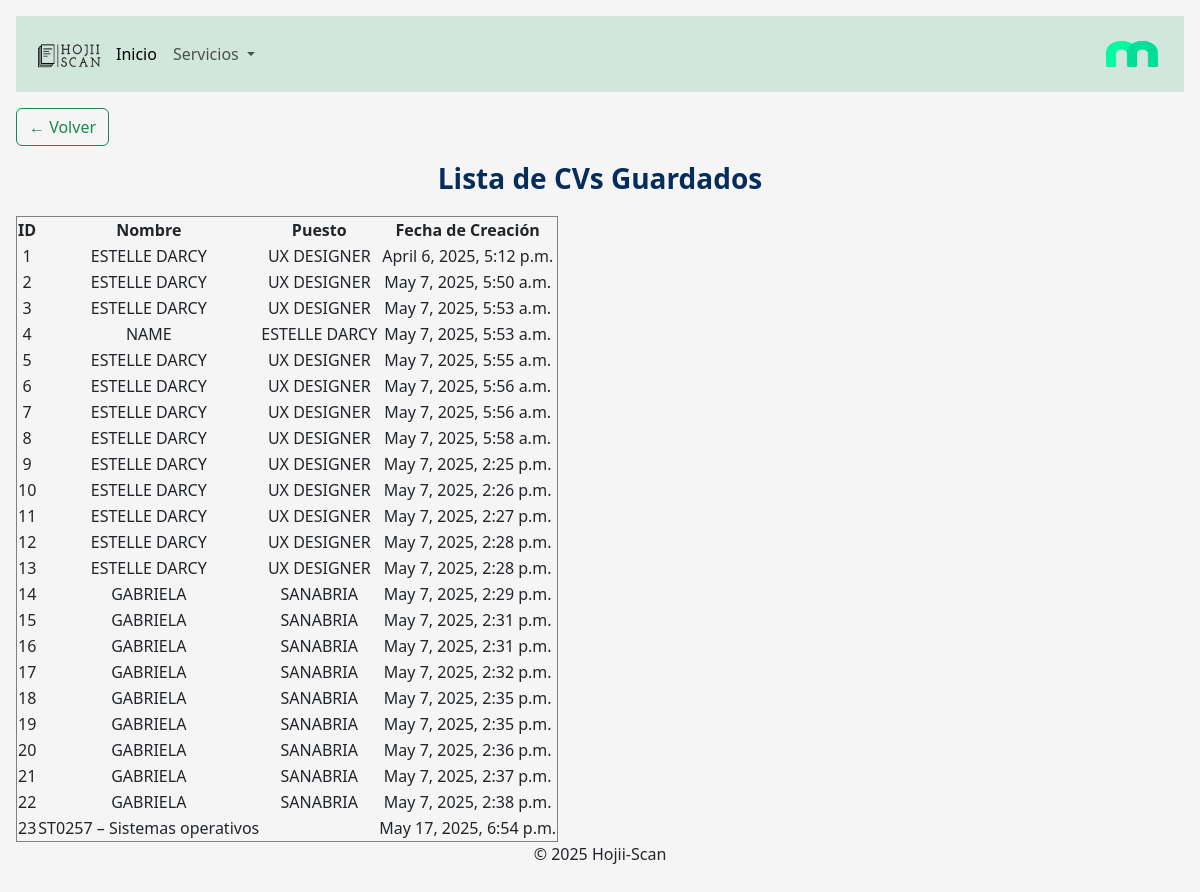
The app's page /upload/resumes/, older data.
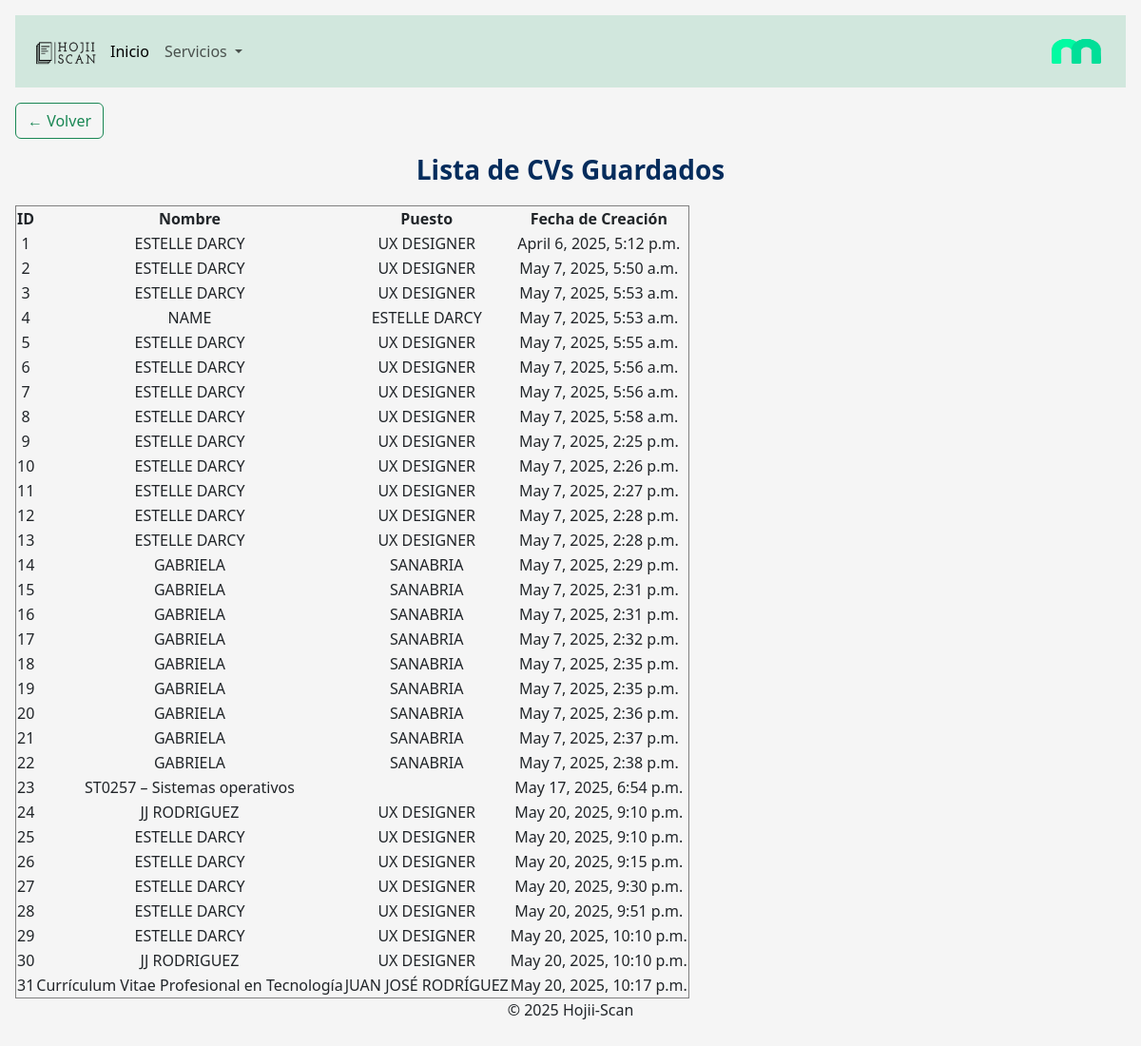
The same page, newer data.
### upload/models.py (models this page shows, shortened)
class UploadedResume(models.Model):
    name = models.CharField(max_length=255, blank=True, null=True)
    job_title = models.CharField(max_length=255, blank=True, null=True)
    contact = models.TextField(blank=True, null=True)
    summary = models.TextField(blank=True, null=True)
    professional_experience = models.TextField(blank=True, null=True)
    education = models.JSONField(blank=True, null=True, default=list)
    achievements = models.TextField(blank=True, null=True)
    expertise = models.TextField(blank=True, null=True)
    additional_info = models.TextField(blank=True, null=True)
    created_at = models.DateTimeField(default=now, editable=False)

### upload/views.py (the view)
# urls.py: path("resumes/", resume_list, name="resume_list"),
def resume_list(request):
    resumes = UploadedResume.objects.all()
    return render(request, "resume_list.html", {"resumes": resumes})

### upload/templates/resume_list.html (shortened to what this page needs)
{% extends 'base.html' %}
{% block content %}
<h2>Lista de CVs Guardados</h2>
<table border="1">
    <tr>
        <th>ID</th>
        <th>Nombre</th>
        <th>Puesto</th>
        <th>Fecha de Creación</th>
    </tr>
    {% for resume in resumes %}
    <tr>
        <td>{{ resume.id }}</td>
        <td>{{ resume.name }}</td>
        <td>{{ resume.job_title }}</td>
        <td>{{ resume.created_at }}</td>
    </tr>
    {% empty %}
    <tr>
        <td colspan="3">No hay CVs guardados</td>
    </tr>
    {% endfor %}
</table>
{% endblock %}

Row changes from the older to the newer data that the page shows:
added UploadedResume: id "24", name "JJ RODRIGUEZ", job_title "UX DESIGNER", created_at "May 20, 2025, 9:10 p.m."
added UploadedResume: id "25", name "ESTELLE DARCY", job_title "UX DESIGNER", created_at "May 20, 2025, 9:10 p.m."
added UploadedResume: id "26", name "ESTELLE DARCY", job_title "UX DESIGNER", created_at "May 20, 2025, 9:15 p.m."
added UploadedResume: id "27", name "ESTELLE DARCY", job_title "UX DESIGNER", created_at "May 20, 2025, 9:30 p.m."
added UploadedResume: id "28", name "ESTELLE DARCY", job_title "UX DESIGNER", created_at "May 20, 2025, 9:51 p.m."
added UploadedResume: id "29", name "ESTELLE DARCY", job_title "UX DESIGNER", created_at "May 20, 2025, 10:10 p.m."
added UploadedResume: id "30", name "JJ RODRIGUEZ", job_title "UX DESIGNER", created_at "May 20, 2025, 10:10 p.m."
added UploadedResume: id "31", name "Currículum Vitae Profesional en Tecnología", job_title "JUAN JOSÉ RODRÍGUEZ", created_at "May 20, 2025, 10:17 p.m."
